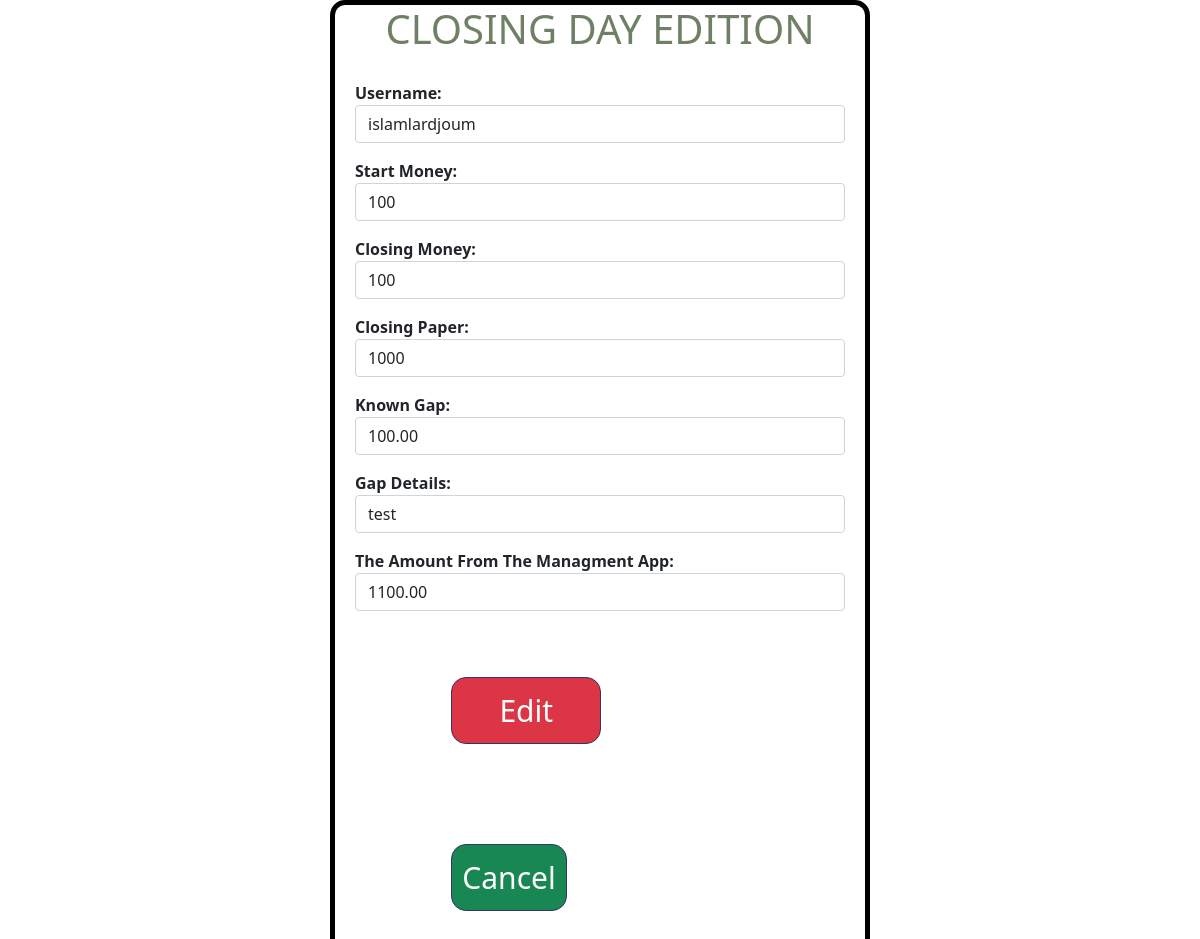
The page /cloture/editad/47 (signed in) on the database as committed earlier.
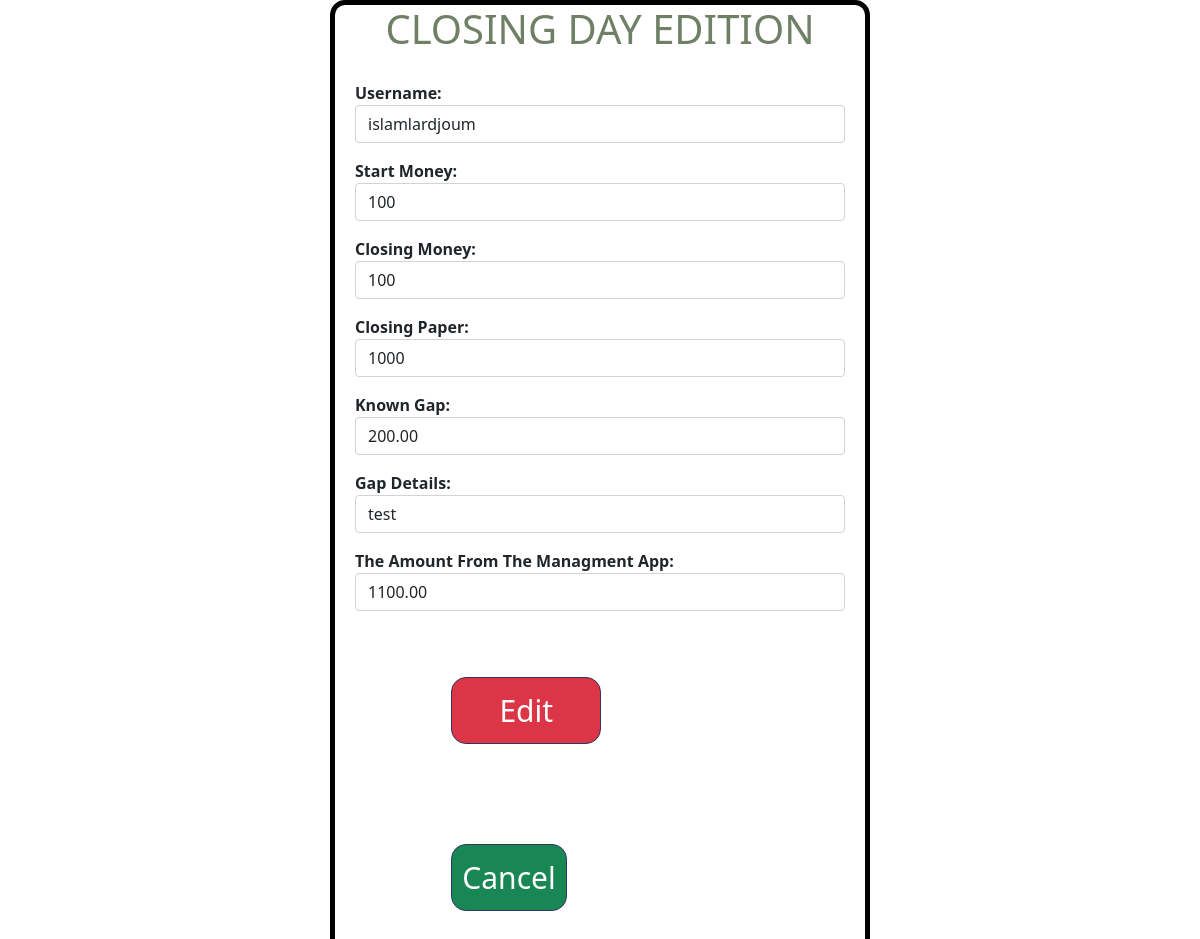
The same page on the database as committed later.
### cloture/models.py (models this page shows)
class Closure(models.Model):
	creation_date = models.DateTimeField(auto_now_add=True)
	username = models.ForeignKey(User, on_delete=models.CASCADE)
	start_money = models.IntegerField()
	closure_money = models.IntegerField()
	closure_paper = models.IntegerField()
	money = models.DecimalField(decimal_places=2, max_digits=8, null=True, blank=True, default=0)
	details = models.CharField(max_length=200, blank=True, null=True)
	wasfa = models.DecimalField(decimal_places=2, max_digits=8, blank=True, null=True, default=0)
	real_money = models.DecimalField(decimal_places=2, max_digits=8, null=True, blank=True, default=0)
	ecart = models.DecimalField(decimal_places=2, max_digits=8, null=True, blank=True)

### gestion_accueil/decorators.py (the view)
		def wrapper_func(request, *args, **kwargs):
			group = None
			if request.user.groups.exists():
				group = request.user.groups.all()[0].name
			if group in allowed_roles:
				return view_func(request, *args, **kwargs)
			else:
				return HttpResponse ('You Are Not Autorized To See This Page')

### cloture/forms.py
class ClosureForm(forms.ModelForm):
	class Meta:
		model = Closure
		fields = [
			'username',
			'start_money',
			'closure_money',
			'closure_paper',
			'money',
			'details',
			'wasfa'
		]
		widgets = {
			'username' : forms.Select(attrs={
				'id':'str_mny',
				'class' : 'form-control'
				}),
			'start_money' : forms.NumberInput(attrs={
				'id':'str_mny',
				'class' : 'form-control'
				}),
			'closure_money' : forms.NumberInput(attrs={
				'id':'clo_mny',
				'class' : 'form-control'
				}),
			'closure_paper' : forms.NumberInput(attrs={
				'id':'clo_pper',
				'class' : 'form-control'
				}),
			'money' : forms.NumberInput(attrs={
				'id':'mny',
				'class' : 'form-control'
				}),
			'details' : forms.TextInput(attrs={
				'id':'dtls',
				'class' : 'form-control'
				}),
			'wasfa' : forms.NumberInput(attrs={
				'id':'wasfa',
				'class' : 'form-control'
				})
		}
		labels = {
			'username' : ("Username"),
			'start_money' : ("Start Money"),
			'closure_money' : ("Closing Money"),
			'closure_paper' : ("Closing Paper"),
			'money' : ("Known Gap"),
			'details' : ("Gap Details"),
			'wasfa' : ("The Amount From The Managment App"),
		}

### cloture/templates/editad.html (shortened to what this page needs)
<!DOCTYPE html>
<html>
<head>
	<link href="https://cdn.jsdelivr.net/npm/bootstrap@5.0.0/dist/css/bootstrap.min.css" rel="stylesheet">
</head>
<body>
<div id="container">
	<div id="subcontainer1">
		<h1> Closing Day Edition</h1>
		<form method="POST" action="">{% csrf_token %}
			{{form.as_p}}
			<div  class="container" id="subbtn">
				<input type="submit" name="edit " value="Edit" id="send" class="btn btn-danger">
				<button class="btn btn-success" id="btncancel"><a href="{% url 'visedit' %}">Cancel</a></button>
			</div>
		</form>
	</div>
</div>
</body>
</html>

Rows that differ between the two databases and show on the page:
changed Closure "test": money "100.00" → "200.00"
